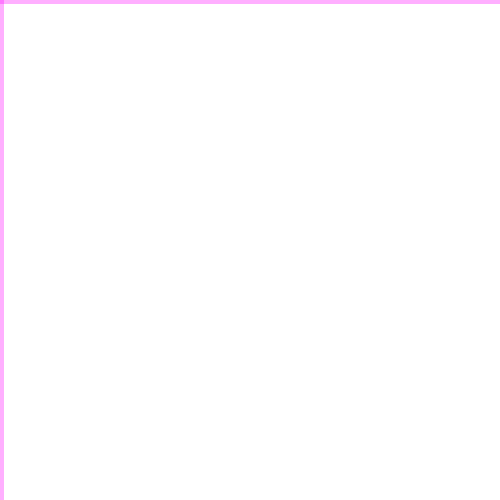
Frame 1 (no input)
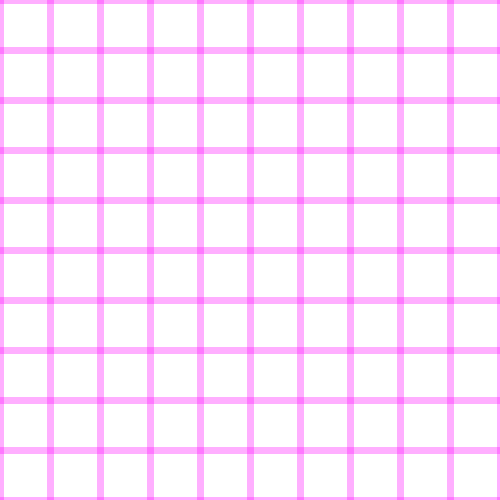
Frame 60 (the mouse pressed at the canvas centre just before this capture)
Frame 120 (the mouse held since frame 60 and released just before this capture): identical to frame 60, image omitted

The Processing sketch that drew these frames (run headless with seeded random() and noise(); from frame 60 on, the mouse is pressed at the canvas centre):

// Processing sketch: w3_03_gridGeneratorChallenge
// ── w3_03_gridGeneratorChallenge.pde
// Program to dynamically generate a grid 
// Canvas size, number of columns, and number of rows
// Can all be changed and the code will still work

// declaring and initializing variables
int x = 0;
int y = 0;
int numCols = 10;
int numRows = 10;

void setup() {
  size(500,500); 
  stroke(255,0,255,80);
  strokeWeight(7);
  background(255);
}

void draw() {
  // draw vertical line at coordinate x
  line(x, 0, x, height);
  
  // draw horizonal line at coordinate y
  line(0, y, width, y);
  
  // the width of 1 column is total width / number of columns
  // increment x by the width of 1 column
  x += width/numCols;
  
  // the height of 1 row is total height / number of rows
  // increment y by the height of 1 row
  y += height/numRows;
}
